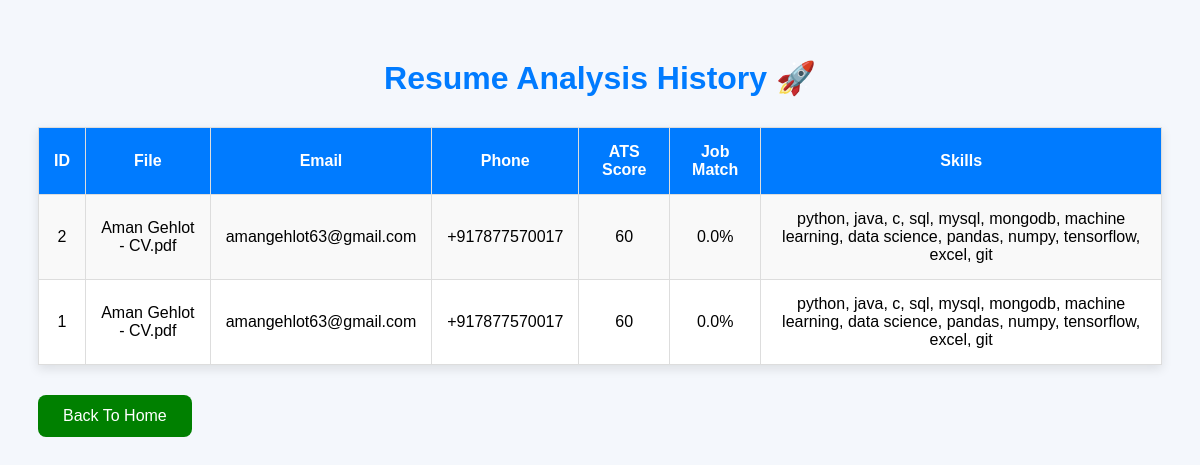
Screenshot of /history (signed in) with the database file from the repository.
### tables this page shows
CREATE TABLE resume_analysis (

    id INTEGER PRIMARY KEY AUTOINCREMENT,

    filename TEXT,

    email TEXT,

    phone TEXT,

    ats_score INTEGER,

    job_match_score REAL,

    skills TEXT

);

### app.py (the view)
@app.route('/history')
def history():
    if 'user' not in session:
        return redirect('/login')
    analyses = get_all_analyses()
    return render_template(
        'history.html',
        analyses=analyses
    )

### utils/database.py (called while the page is built)
def get_all_analyses():
    conn = sqlite3.connect('database/app.db')
    cursor = conn.cursor()
    cursor.execute('''

    SELECT *

    FROM resume_analysis

    ORDER BY id DESC

    ''')
    analyses = cursor.fetchall()
    conn.close()
    return analyses

### templates/history.html (shortened to what this page needs)
<!DOCTYPE html>
<html lang="en">
<head>
</head>
<body>
    <h1>
        Resume Analysis History 🚀
    </h1>
    <table>
        <tr>
            <th>ID</th>
            <th>File</th>
            <th>Email</th>
            <th>Phone</th>
            <th>ATS Score</th>
            <th>Job Match</th>
            <th>Skills</th>
        </tr>
        {% for row in analyses %}
        <tr>
            <td>{{ row[0] }}</td>
            <td>{{ row[1] }}</td>
            <td>{{ row[2] }}</td>
            <td>{{ row[3] }}</td>
            <td>{{ row[4] }}</td>
            <td>{{ row[5] }}%</td>
            <td>{{ row[6] }}</td>
        </tr>
        {% endfor %}
    </table>
    <a href="/" class="btn">
        Back To Home
    </a>
</body>
</html>

### templates/history.html (style rules this page uses)
body { font-family: Arial; background: #f4f7fc; padding: 30px; }
h1 { text-align: center; color: #007bff; margin-bottom: 30px; }
table { width: 100%; border-collapse: collapse; background: white; box-shadow: 0px 4px 10px rgba(0,0,0,0.1); }
th, td { padding: 15px; border: 1px solid #ddd; text-align: center; }
th { background: #007bff; color: white; }
tr:nth-child(even) { background: #f9f9f9; }
.btn { display: inline-block; margin-top: 30px; text-decoration: none; background: green; color: white; padding: 12px 25px; border-radius: 8px; }

### rows the page displays
resume_analysis: id "2", filename "Aman Gehlot - CV.pdf", email "amangehlot63@gmail.com", phone "+917877570017", ats_score "60", job_match_score "0.0", skills "python, java, c, sql, mysql, mongodb, machine learning, data science, pandas, numpy, tensorflow, excel, git"
resume_analysis: id "1", filename "Aman Gehlot - CV.pdf", email "amangehlot63@gmail.com", phone "+917877570017", ats_score "60", job_match_score "0.0", skills "python, java, c, sql, mysql, mongodb, machine learning, data science, pandas, numpy, tensorflow, excel, git"
